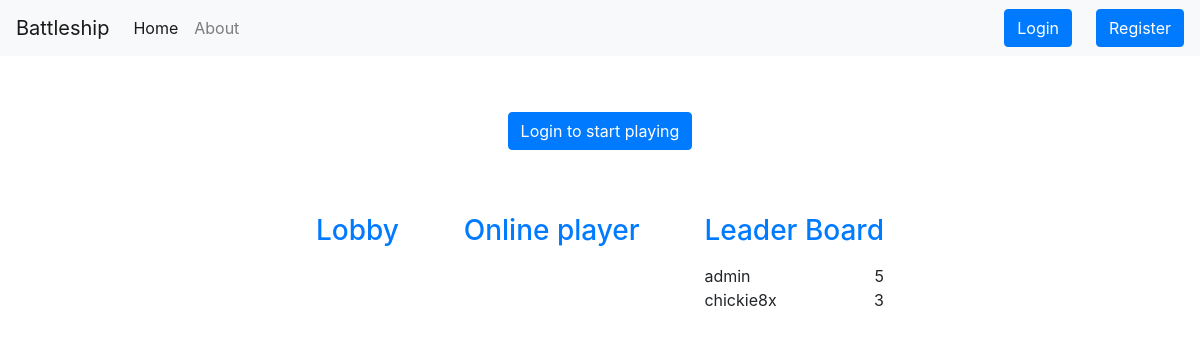
Before: / with the older database file.
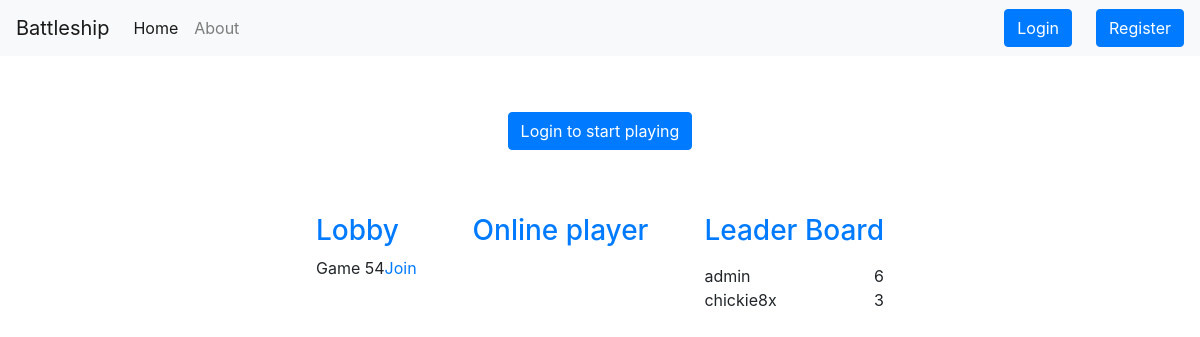
After: the same page with the newer database file.
### game/models.py (models this page shows)
class Scores(models.Model):
    user = models.ForeignKey(User, on_delete=models.CASCADE)
    score = models.IntegerField(default=0)

class Game(models.Model):
    creator = models.ForeignKey(User, on_delete=models.DO_NOTHING, related_name='creator')
    opponent = models.ForeignKey(User, null= True, on_delete=models.DO_NOTHING, related_name='player')
    winner = models.ForeignKey(User, null= True, on_delete=models.DO_NOTHING, related_name='winner')
    current_turn = models.ForeignKey(User, on_delete=models.DO_NOTHING)
    map_created = models.BooleanField(default=False)
    is_waiting = models.BooleanField(default=True)
    is_done = models.BooleanField(default=False)

### game/views.py (the view)
# urls.py: path('',views.index_view,name="index"),
def index_view(request):
    lobbies = Game.objects.filter(is_waiting = True)
    leader_board = Scores.objects.order_by('-score')[:9]
    context = {
        'lobbies': lobbies,
        'top_scores':leader_board
    }
    return render(request,'game/index.html',context=context)

### templates/game/index.html (shortened to what this page needs)
{% extends 'base.html' %}
{% block blockcontent %}
    <div class="wrapper col-lg-6 col-md-10 col-sm-12 mx-auto my-2">
        <div class="row">
            {% if request.user.is_authenticated %}
                <button class="create-game-btn btn btn-primary mx-auto my-5" data-user="{{ request.user.id }}"> Create game </button>
            {% else %}
                <a href=" {% url 'login' %} " class="btn btn-primary my-5 mx-auto">Login to start playing</a>
            {% endif %}
        </div>
        <div class="row d-flex justify-content-between p-3">
            <div id="lobby">
                <h3 class="text-primary">Lobby</h3>
                {% for lobby in lobbies %}
                    <div class="lobby-item d-flex justify-content-between">
                        <span>Game {{ lobby.id }}</span>
                        <a href="gameid/{{ lobby.id }}">Join</a>
                    </div>
                {% endfor %}
            </div>
            <div class="online-player">
                <h3 class="text-primary">Online player</h3>
            </div>
            <div class="leader-board">
                <h3 class="cleader-board-header text-primary">Leader Board</h3>
                <div class="leader-board-list">
                    <ul class="list-users mt-3">
                        {% for tc in top_scores %}
                            <li class="top-score-item">
                                <span class="score-user">{{ tc.user }}</span>
                                <span class="score-value">{{ tc.score }}</span>
                            </li>
                        {% endfor %}
                    </ul>
                </div>
            </div>
        </div>
    </div>
{% endblock blockcontent %}

### templates/base.html (shortened to what this page needs)
<!DOCTYPE html>
<html lang="en">
  <head>
    {% load static %}
    <link rel="stylesheet" href="https://stackpath.bootstrapcdn.com/bootstrap/4.4.1/css/bootstrap.min.css">
    <link rel="stylesheet" href="{% static 'game/style.css' %}">
  </head>
  <body>
    <div class="container-fluid m-0 p-0">
      <nav class="navbar navbar-expand-lg navbar-light bg-light">
        <a class="navbar-brand" href="#">Battleship</a>
        <div class="collapse navbar-collapse" id="navbarSupportedContent">
          <ul class="navbar-nav mr-auto">
            <li class="nav-item active">
              <a class="nav-link" href="{% url 'index' %}">Home <span class="sr-only">(current)</span></a>
            </li>
            <li class="nav-item">
              <a class="nav-link" href="#">About</a>
            </li>
          </ul>
          {% if not request.user.is_authenticated %}
            <form class="form-inline my-2 my-lg-0">
              <a href="{% url 'login' %}" class="btn btn-primary mr-4">Login</a>
              <a href="{% url 'register' %}" class="btn btn-primary">Register</a>
            </form>
          {% endif %}
        </div>
      </nav>
      {% block blockcontent %}
      {% endblock blockcontent %}
    </div>
  </body>
</html>

### game/static/game/style.css (style rules this page uses)
* { margin: 0; padding: 0; }
.list-users { list-style: none; }
.top-score-item { min-width: 150px; display: flex; justify-content: space-between; }

Changed rows visible on the page:
added Game: id "54"
changed Scores "admin": score "5" → "6"
